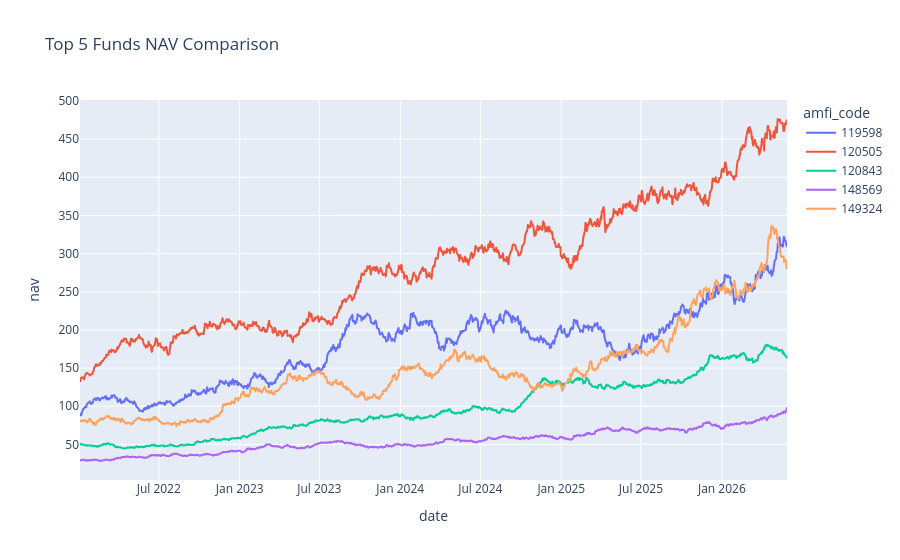

The notebook cell saved with this chart:
### Code cell
top5 = (
    scorecard
    .sort_values(
        "fund_score",
        ascending=False
    )
    .head(5)
)

top5_codes = top5["amfi_code"].tolist()

top5_codes
import plotly.express as px

plot_data = nav[
    nav["amfi_code"]
    .isin(top5_codes)
]

fig = px.line(
    plot_data,
    x="date",
    y="nav",
    color="amfi_code",
    title="Top 5 Funds NAV Comparison"
)

fig.show()

### Figure 1 — Plotly figure (JSON) as saved in the notebook; plotly's stock layout.template omitted (floating-point values rounded to 4 significant figures; data arrays with more than 128 entries replaced by an {"elided": "..."} marker saying what was removed)
{"data": [{"hovertemplate": "amfi_code=119598<br>date=%{x}<br>nav=%{y}<extra></extra>", "legendgroup": "119598", "line": {"color": "#636efa", "dash": "solid"}, "marker": {"symbol": "circle"}, "mode": "lines", "name": "119598", "showlegend": true, "type": "scattergl", "x": {"elided": "1150 str values"}, "xaxis": "x", "y": {"elided": "1150 float values"}, "yaxis": "y"}, {"hovertemplate": "amfi_code=120505<br>date=%{x}<br>nav=%{y}<extra></extra>", "legendgroup": "120505", "line": {"color": "#EF553B", "dash": "solid"}, "marker": {"symbol": "circle"}, "mode": "lines", "name": "120505", "showlegend": true, "type": "scattergl", "x": {"elided": "1150 str values"}, "xaxis": "x", "y": {"elided": "1150 float values"}, "yaxis": "y"}, {"hovertemplate": "amfi_code=120843<br>date=%{x}<br>nav=%{y}<extra></extra>", "legendgroup": "120843", "line": {"color": "#00cc96", "dash": "solid"}, "marker": {"symbol": "circle"}, "mode": "lines", "name": "120843", "showlegend": true, "type": "scattergl", "x": {"elided": "1150 str values"}, "xaxis": "x", "y": {"elided": "1150 float values"}, "yaxis": "y"}, {"hovertemplate": "amfi_code=148569<br>date=%{x}<br>nav=%{y}<extra></extra>", "legendgroup": "148569", "line": {"color": "#ab63fa", "dash": "solid"}, "marker": {"symbol": "circle"}, "mode": "lines", "name": "148569", "showlegend": true, "type": "scattergl", "x": {"elided": "1150 str values"}, "xaxis": "x", "y": {"elided": "1150 float values"}, "yaxis": "y"}, {"hovertemplate": "amfi_code=149324<br>date=%{x}<br>nav=%{y}<extra></extra>", "legendgroup": "149324", "line": {"color": "#FFA15A", "dash": "solid"}, "marker": {"symbol": "circle"}, "mode": "lines", "name": "149324", "showlegend": true, "type": "scattergl", "x": {"elided": "1150 str values"}, "xaxis": "x", "y": {"elided": "1150 float values"}, "yaxis": "y"}], "layout": {"legend": {"title": {"text": "amfi_code"}, "tracegroupgap": 0}, "title": {"text": "Top 5 Funds NAV Comparison"}, "xaxis": {"anchor": "y", "domain": [0, 1], "title": {"text": "date"}}, "yaxis": {"anchor": "x", "domain": [0, 1], "title": {"text": "nav"}}}}
